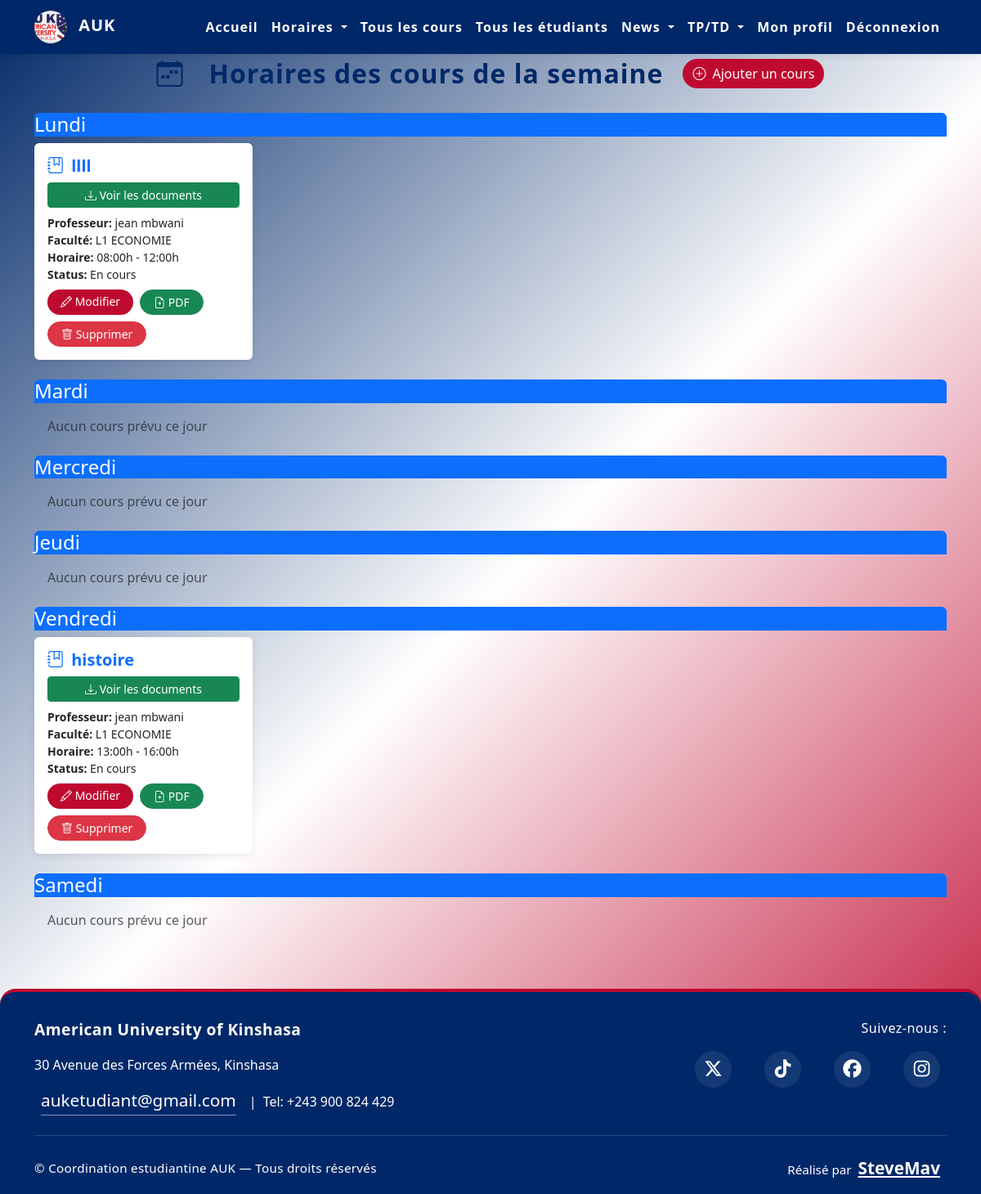
Page /schedule/ (signed in) on the earlier database version.
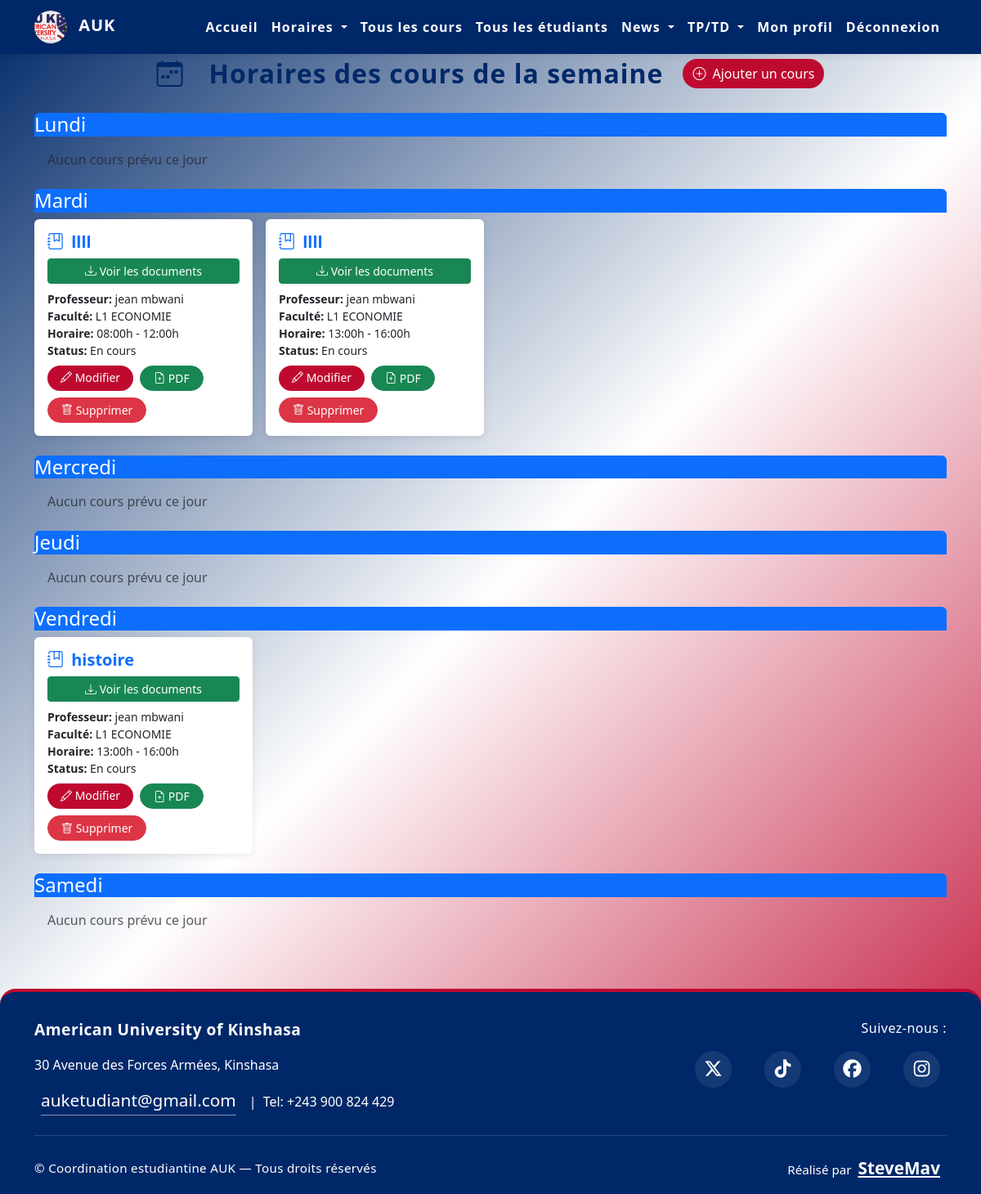
Same page on the later database version.
### schedule/models.py (models this page shows, shortened)
class Course(models.Model):
    name = models.CharField(max_length=255)
    professor = models.CharField(max_length=255)
    total_hours = models.IntegerField(null=True, blank=True)
    faculty = models.ForeignKey(Faculty, on_delete=models.CASCADE)
    finished = models.BooleanField(default=False)

class Faculty(models.Model):
    name = models.CharField(max_length=255)
    level = models.CharField(max_length=255, null=True, blank=True)
    head_of_faculty = models.CharField(max_length=255, null=True, blank=True)

class CourseSchedule(models.Model):
    course = models.ForeignKey(Course, on_delete=models.CASCADE)
    day_of_week = models.CharField(max_length=10, choices=[
        ('Lundi', 'Lundi'), ('Mardi', 'Mardi'), ('Mercredi', 'Mercredi'),
        ('Jeudi', 'Jeudi'), ('Vendredi', 'Vendredi'), ('Samedi', 'Samedi'),
        ('Dimanche', 'Dimanche')
    ])
    start_time = models.TimeField()
    end_time = models.TimeField()

### schedule/views.py (the view)
# urls.py: path('', views.course_list, name='course_list'),
@login_required
def course_list(request):
    day_translation = {
        'Lundi': 'Lundi',
        'Mardi': 'Mardi',
        'Mercredi': 'Mercredi',
        'Jeudi': 'Jeudi',
        'Vendredi': 'Vendredi',
        'Samedi': 'Samedi',
    }
    days_of_week = ['Lundi', 'Mardi', 'Mercredi', 'Jeudi', 'Vendredi', 'Samedi']
    if request.user.is_superuser:
        courses = Course.objects.prefetch_related('courseschedule_set')
    elif not request.user.is_staff:
        courses = Course.objects.filter(faculty__userprofile__user=request.user).prefetch_related('courseschedule_set')
    else:
        cp_profile = CPProfile.objects.get(user=request.user)
        courses = Course.objects.filter(faculty=cp_profile.faculty).prefetch_related('courseschedule_set')
    courses_by_day = {day: [] for day in days_of_week}
    for course in courses:
        for schedule in course.courseschedule_set.all():
            french_day = day_translation.get(schedule.day_of_week)
            if french_day:
                courses_by_day[french_day].append({
                    'course': course,
                    'schedule': schedule
                })
    context = {
        'days_of_week': days_of_week,
        'courses_by_day': courses_by_day
    }
    return render(request, 'schedule/course_list.html', context)

### schedule/templatetags/schedule_tags.py (called while the page is built)
@register.filter
def get_item(dictionary, key):
    return dictionary.get(key, [])

### schedule/templates/schedule/course_list.html (shortened to what the changed rows need)
{% load static %}
{% load schedule_tags %}
<!DOCTYPE html>
<html lang="fr">
<head>
    <link href="https://cdn.jsdelivr.net/npm/bootstrap@5.3.0/dist/css/bootstrap.min.css" rel="stylesheet">
    <link href="https://cdn.jsdelivr.net/npm/bootstrap-icons@1.10.5/font/bootstrap-icons.css" rel="stylesheet">
    <link rel="stylesheet" href="{% static 'css/styles.css' %}">
</head>
<body style="min-height:100vh; background: linear-gradient(135deg, #002868 0%, #ffffff 50%, #bf0a30 100%); display: flex; flex-direction: column;">
<main style="flex:1 0 auto;">
<div class="container main-content">
    <div class="row justify-content-center align-items-center mb-4">
        <div class="col-auto">
            <h2 class="mb-0 fw-bold" style="color:#002868; letter-spacing:1px;">Horaires des cours de la semaine</h2>
        </div>
    </div>
    {% for day in days_of_week %}
        <div class="mb-4">
            <div class="card-header bg-primary text-white rounded-top mb-2">
                <h3 class="mb-0 fs-4">{{ day }}</h3>
            </div>
            {% if courses_by_day|get_item:day %}
                <div class="row g-3">
                    {% for item in courses_by_day|get_item:day %}
                    <div class="col-12 col-sm-6 col-md-4 col-lg-3 d-flex">
                        <div class="card flex-fill h-100 shadow-sm border-0">
                            <div class="card-body d-flex flex-column">
                                <h5 class="card-title fw-bold mb-2 text-primary">
    <i class="bi bi-journal-bookmark me-1"></i>
    {{ item.course.name }}
</h5>
<button type="button" class="btn btn-success btn-sm mb-2" data-bs-toggle="modal" data-bs-target="#modalCourseFiles{{ item.course.id }}">
    <i class="bi bi-download"></i> Voir les documents
</button>
                                <div class="card-text mb-2 small">
                                    <div><strong>Professeur:</strong> {{ item.course.professor }}</div>
                                    <div><strong>Faculté:</strong> {{ item.course.faculty.name }}</div>
                                    <div><strong>Horaire:</strong> {{ item.schedule.start_time|time:"H:i" }}h - {{ item.schedule.end_time|time:"H:i" }}h</div>
                                    <div><strong>Status:</strong> {{ item.course.finished|yesno:"Terminé,En cours" }}</div>
                                </div>
                                <div class="mt-auto d-flex flex-wrap gap-2">
                                    {% if perms.schedule.change_courseschedule %}
                                        <a href="{% url 'schedule:edit_schedule' item.schedule.id %}" class="btn btn-sm btn-primary rounded-pill px-3">
                                            <i class="bi bi-pencil"></i> Modifier
                                        </a>
                                        <button type="button" class="btn btn-sm btn-success rounded-pill px-3" data-bs-toggle="modal" data-bs-target="#modalCourseFiles{{ item.course.id }}">
                                            <i class="bi bi-file-earmark-plus"></i> PDF
                                        </button>
                                        <button type="button" class="btn btn-sm btn-danger rounded-pill px-3" data-bs-toggle="modal" data-bs-target="#deleteScheduleModal{{ item.schedule.id }}">
                                            <i class="bi bi-trash"></i> Supprimer
                                        </button>
                                    {% endif %}
                                </div>
                            </div>
                        </div>
                    </div>
                    {% endfor %}
                </div>
            {% else %}
                <p class="text-muted m-3">Aucun cours prévu ce jour</p>
            {% endif %}
        </div>
    {% endfor %}
</div>
</main>
{% include 'footer.html' %}
</body>
</html>

Differences in the rows shown:
shown differently, row unchanged: Course (number 1 of 3 on the later page): moves from the list under "Lundi" to the list under "Mardi"
added Course: course.name "llll", course.professor "jean mbwani", course.faculty.name "L1 ECONOMIE", schedule.start_time "13:00", schedule.end_time "16:00", course.finished "En cours", shown under "Mardi"
Other differences:
new list line: "Aucun cours prévu ce jour"
list line gone: "Aucun cours prévu ce jour"
